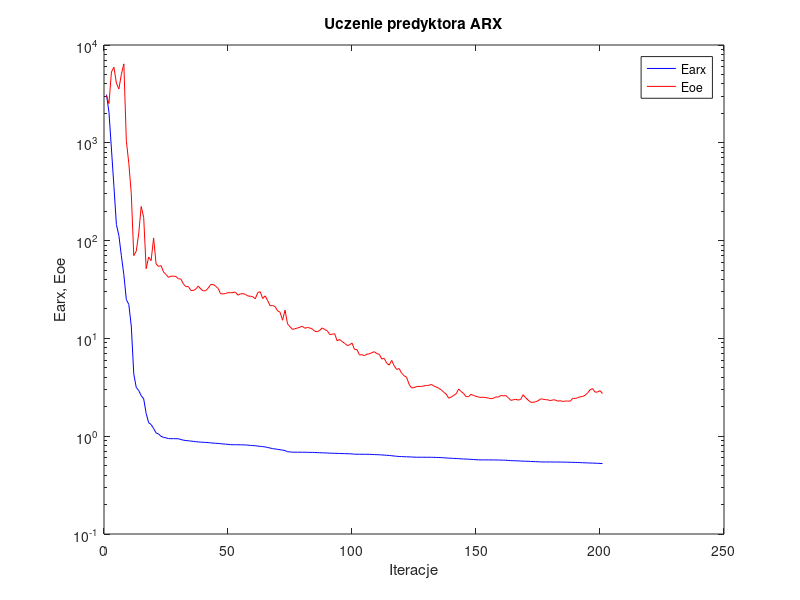
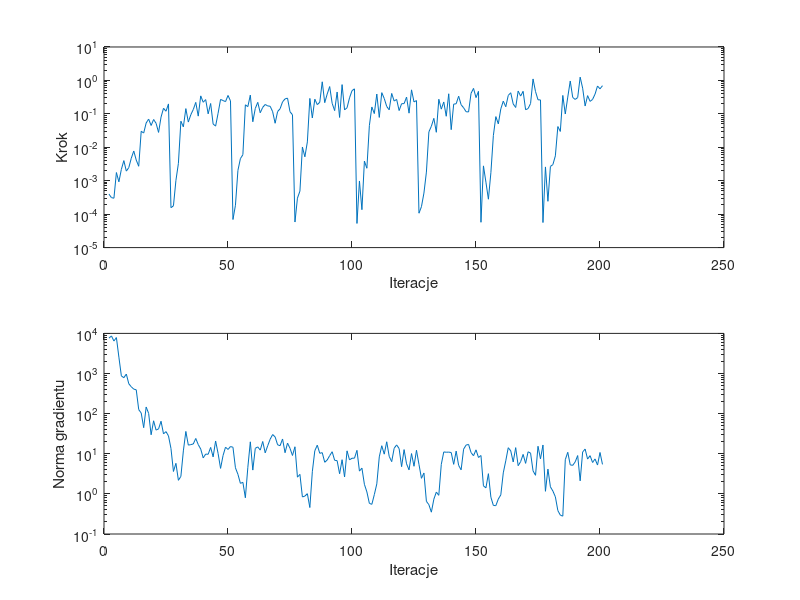

These figures' MATLAB source, in order:
%uczenie predyktora arx
clear all;
n=0; farx(n+1)=3.113344e+003; foe(n+1)=3.046102e+003; wspucz(n+1)=0.000000e+000; ng(n+1)=0.000000e+000;
%odnowa zmiennej metryki
n=1; farx(n+1)=2.056441e+003; foe(n+1)=2.516958e+003; krok(n+1)=3.970634e-004; ng(n+1)=7.609369e+003;
n=2; farx(n+1)=8.635531e+002; foe(n+1)=5.303352e+003; krok(n+1)=3.125285e-004; ng(n+1)=8.640762e+003;
n=3; farx(n+1)=3.580122e+002; foe(n+1)=5.928071e+003; krok(n+1)=2.996980e-004; ng(n+1)=6.457629e+003;
n=4; farx(n+1)=1.458922e+002; foe(n+1)=4.071364e+003; krok(n+1)=1.758026e-003; ng(n+1)=7.868446e+003;
n=5; farx(n+1)=1.127252e+002; foe(n+1)=3.550453e+003; krok(n+1)=9.272824e-004; ng(n+1)=2.559846e+003;
n=6; farx(n+1)=6.995182e+001; foe(n+1)=5.017422e+003; krok(n+1)=2.187783e-003; ng(n+1)=8.732959e+002;
n=7; farx(n+1)=4.485519e+001; foe(n+1)=6.414093e+003; krok(n+1)=3.995494e-003; ng(n+1)=7.861756e+002;
n=8; farx(n+1)=2.490747e+001; foe(n+1)=1.053862e+003; krok(n+1)=1.939254e-003; ng(n+1)=9.691438e+002;
n=9; farx(n+1)=2.227046e+001; foe(n+1)=6.163228e+002; krok(n+1)=2.469785e-003; ng(n+1)=5.538961e+002;
n=10; farx(n+1)=1.336964e+001; foe(n+1)=3.027291e+002; krok(n+1)=4.712379e-003; ng(n+1)=4.678148e+002;
n=11; farx(n+1)=4.337175e+000; foe(n+1)=7.025045e+001; krok(n+1)=7.739087e-003; ng(n+1)=4.081871e+002;
n=12; farx(n+1)=3.154873e+000; foe(n+1)=7.785490e+001; krok(n+1)=4.150488e-003; ng(n+1)=3.929564e+002;
n=13; farx(n+1)=2.929514e+000; foe(n+1)=1.188301e+002; krok(n+1)=2.707062e-003; ng(n+1)=1.259923e+002;
n=14; farx(n+1)=2.597111e+000; foe(n+1)=2.235008e+002; krok(n+1)=3.012318e-002; ng(n+1)=1.036504e+002;
n=15; farx(n+1)=2.410673e+000; foe(n+1)=1.727382e+002; krok(n+1)=2.667694e-002; ng(n+1)=4.468001e+001;
n=16; farx(n+1)=1.707289e+000; foe(n+1)=5.157006e+001; krok(n+1)=5.334988e-002; ng(n+1)=1.462879e+002;
n=17; farx(n+1)=1.374198e+000; foe(n+1)=6.800995e+001; krok(n+1)=6.963444e-002; ng(n+1)=1.014871e+002;
n=18; farx(n+1)=1.315493e+000; foe(n+1)=6.232854e+001; krok(n+1)=4.486659e-002; ng(n+1)=2.976596e+001;
n=19; farx(n+1)=1.198849e+000; foe(n+1)=1.065475e+002; krok(n+1)=6.776944e-002; ng(n+1)=6.634335e+001;
n=20; farx(n+1)=1.080658e+000; foe(n+1)=5.776933e+001; krok(n+1)=5.221283e-002; ng(n+1)=3.888224e+001;
n=21; farx(n+1)=1.053882e+000; foe(n+1)=5.441852e+001; krok(n+1)=2.788178e-002; ng(n+1)=4.165964e+001;
n=22; farx(n+1)=9.976321e-001; foe(n+1)=5.550559e+001; krok(n+1)=8.000730e-002; ng(n+1)=6.465336e+001;
n=23; farx(n+1)=9.729331e-001; foe(n+1)=4.777785e+001; krok(n+1)=1.472237e-001; ng(n+1)=3.131443e+001;
n=24; farx(n+1)=9.617523e-001; foe(n+1)=4.502218e+001; krok(n+1)=1.196783e-001; ng(n+1)=3.567324e+001;
n=25; farx(n+1)=9.456666e-001; foe(n+1)=4.210591e+001; krok(n+1)=1.981558e-001; ng(n+1)=2.786584e+001;
%odnowa zmiennej metryki
n=26; farx(n+1)=9.439127e-001; foe(n+1)=4.331311e+001; krok(n+1)=1.563635e-004; ng(n+1)=1.357001e+001;
n=27; farx(n+1)=9.437867e-001; foe(n+1)=4.327214e+001; krok(n+1)=1.775639e-004; ng(n+1)=3.616862e+000;
n=28; farx(n+1)=9.424625e-001; foe(n+1)=4.297363e+001; krok(n+1)=1.023857e-003; ng(n+1)=5.774775e+000;
n=29; farx(n+1)=9.416754e-001; foe(n+1)=4.064891e+001; krok(n+1)=3.303815e-003; ng(n+1)=2.177225e+000;
n=30; farx(n+1)=9.250516e-001; foe(n+1)=4.049314e+001; krok(n+1)=6.025298e-002; ng(n+1)=2.734268e+000;
n=31; farx(n+1)=9.106651e-001; foe(n+1)=3.613916e+001; krok(n+1)=4.086147e-002; ng(n+1)=1.180388e+001;
n=32; farx(n+1)=9.031197e-001; foe(n+1)=3.385748e+001; krok(n+1)=1.434696e-001; ng(n+1)=3.601948e+001;
n=33; farx(n+1)=8.987010e-001; foe(n+1)=3.392167e+001; krok(n+1)=5.680644e-002; ng(n+1)=1.641203e+001;
n=34; farx(n+1)=8.913984e-001; foe(n+1)=3.101440e+001; krok(n+1)=9.420590e-002; ng(n+1)=1.691382e+001;
n=35; farx(n+1)=8.867625e-001; foe(n+1)=3.089719e+001; krok(n+1)=1.347359e-001; ng(n+1)=1.753055e+001;
n=36; farx(n+1)=8.784644e-001; foe(n+1)=3.190437e+001; krok(n+1)=2.203117e-001; ng(n+1)=2.405708e+001;
n=37; farx(n+1)=8.748330e-001; foe(n+1)=3.433607e+001; krok(n+1)=8.554146e-002; ng(n+1)=1.693012e+001;
n=38; farx(n+1)=8.695920e-001; foe(n+1)=3.205011e+001; krok(n+1)=3.449807e-001; ng(n+1)=1.307686e+001;
n=39; farx(n+1)=8.668151e-001; foe(n+1)=3.062954e+001; krok(n+1)=2.224394e-001; ng(n+1)=7.903970e+000;
n=40; farx(n+1)=8.635467e-001; foe(n+1)=3.075887e+001; krok(n+1)=2.670983e-001; ng(n+1)=9.809456e+000;
n=41; farx(n+1)=8.611551e-001; foe(n+1)=3.263491e+001; krok(n+1)=1.000852e-001; ng(n+1)=9.702226e+000;
n=42; farx(n+1)=8.539811e-001; foe(n+1)=3.549454e+001; krok(n+1)=2.041642e-001; ng(n+1)=1.439370e+001;
n=43; farx(n+1)=8.503429e-001; foe(n+1)=3.563889e+001; krok(n+1)=4.981739e-002; ng(n+1)=8.358889e+000;
n=44; farx(n+1)=8.472731e-001; foe(n+1)=3.418753e+001; krok(n+1)=4.294671e-002; ng(n+1)=2.081035e+001;
n=45; farx(n+1)=8.432136e-001; foe(n+1)=3.251307e+001; krok(n+1)=1.041001e-001; ng(n+1)=1.021872e+001;
n=46; farx(n+1)=8.387633e-001; foe(n+1)=2.861733e+001; krok(n+1)=2.701916e-001; ng(n+1)=4.318431e+000;
n=47; farx(n+1)=8.330550e-001; foe(n+1)=2.853687e+001; krok(n+1)=2.503681e-001; ng(n+1)=9.023453e+000;
n=48; farx(n+1)=8.303195e-001; foe(n+1)=2.877505e+001; krok(n+1)=2.320583e-001; ng(n+1)=1.458994e+001;
n=49; farx(n+1)=8.253283e-001; foe(n+1)=2.937269e+001; krok(n+1)=3.550835e-001; ng(n+1)=1.280328e+001;
n=50; farx(n+1)=8.190153e-001; foe(n+1)=2.930464e+001; krok(n+1)=2.442288e-001; ng(n+1)=1.513396e+001;
%odnowa zmiennej metryki
n=51; farx(n+1)=8.184782e-001; foe(n+1)=2.939346e+001; krok(n+1)=6.918420e-005; ng(n+1)=1.453834e+001;
n=52; farx(n+1)=8.183339e-001; foe(n+1)=2.975680e+001; krok(n+1)=1.845902e-004; ng(n+1)=4.465055e+000;
n=53; farx(n+1)=8.175820e-001; foe(n+1)=2.766232e+001; krok(n+1)=2.038825e-003; ng(n+1)=3.074609e+000;
n=54; farx(n+1)=8.169333e-001; foe(n+1)=2.853819e+001; krok(n+1)=4.587536e-003; ng(n+1)=1.830561e+000;
n=55; farx(n+1)=8.161108e-001; foe(n+1)=2.872288e+001; krok(n+1)=5.999763e-003; ng(n+1)=1.937226e+000;
n=56; farx(n+1)=8.134981e-001; foe(n+1)=2.824226e+001; krok(n+1)=1.865458e-001; ng(n+1)=7.999015e-001;
n=57; farx(n+1)=8.104610e-001; foe(n+1)=2.715943e+001; krok(n+1)=1.643984e-001; ng(n+1)=4.597766e+000;
n=58; farx(n+1)=8.055787e-001; foe(n+1)=2.700055e+001; krok(n+1)=3.635836e-001; ng(n+1)=1.983344e+001;
n=59; farx(n+1)=8.020414e-001; foe(n+1)=2.668752e+001; krok(n+1)=5.801457e-002; ng(n+1)=3.918089e+000;
n=60; farx(n+1)=7.990410e-001; foe(n+1)=2.537052e+001; krok(n+1)=1.447238e-001; ng(n+1)=1.365979e+001;
n=61; farx(n+1)=7.927291e-001; foe(n+1)=2.947844e+001; krok(n+1)=2.210542e-001; ng(n+1)=1.484075e+001;
n=62; farx(n+1)=7.878002e-001; foe(n+1)=2.997856e+001; krok(n+1)=1.077557e-001; ng(n+1)=1.232766e+001;
n=63; farx(n+1)=7.821063e-001; foe(n+1)=2.557205e+001; krok(n+1)=1.566030e-001; ng(n+1)=2.021412e+001;
n=64; farx(n+1)=7.770674e-001; foe(n+1)=2.722064e+001; krok(n+1)=1.907753e-001; ng(n+1)=1.054842e+001;
n=65; farx(n+1)=7.656066e-001; foe(n+1)=2.427309e+001; krok(n+1)=1.728699e-001; ng(n+1)=1.580608e+001;
n=66; farx(n+1)=7.572106e-001; foe(n+1)=2.157619e+001; krok(n+1)=1.687792e-001; ng(n+1)=2.304798e+001;
n=67; farx(n+1)=7.462983e-001; foe(n+1)=2.166196e+001; krok(n+1)=1.160291e-001; ng(n+1)=3.013044e+001;
n=68; farx(n+1)=7.408825e-001; foe(n+1)=2.113602e+001; krok(n+1)=5.236098e-002; ng(n+1)=2.629461e+001;
n=69; farx(n+1)=7.343391e-001; foe(n+1)=1.914267e+001; krok(n+1)=1.171506e-001; ng(n+1)=1.673342e+001;
n=70; farx(n+1)=7.264626e-001; foe(n+1)=1.851516e+001; krok(n+1)=1.420169e-001; ng(n+1)=1.588716e+001;
n=71; farx(n+1)=7.211331e-001; foe(n+1)=1.533844e+001; krok(n+1)=2.286401e-001; ng(n+1)=2.334042e+001;
n=72; farx(n+1)=7.125865e-001; foe(n+1)=1.948628e+001; krok(n+1)=2.798246e-001; ng(n+1)=1.062158e+001;
n=73; farx(n+1)=6.940203e-001; foe(n+1)=1.407622e+001; krok(n+1)=2.953927e-001; ng(n+1)=1.844562e+001;
n=74; farx(n+1)=6.904068e-001; foe(n+1)=1.316577e+001; krok(n+1)=1.158784e-001; ng(n+1)=1.365394e+001;
n=75; farx(n+1)=6.869269e-001; foe(n+1)=1.237490e+001; krok(n+1)=9.363811e-002; ng(n+1)=9.064163e+000;
%odnowa zmiennej metryki
n=76; farx(n+1)=6.863162e-001; foe(n+1)=1.255255e+001; krok(n+1)=5.815705e-005; ng(n+1)=1.493509e+001;
n=77; farx(n+1)=6.862130e-001; foe(n+1)=1.277160e+001; krok(n+1)=3.019151e-004; ng(n+1)=2.611313e+000;
n=78; farx(n+1)=6.860078e-001; foe(n+1)=1.302974e+001; krok(n+1)=4.878389e-004; ng(n+1)=3.062851e+000;
n=79; farx(n+1)=6.856827e-001; foe(n+1)=1.330978e+001; krok(n+1)=1.019133e-002; ng(n+1)=8.381250e-001;
n=80; farx(n+1)=6.854608e-001; foe(n+1)=1.268998e+001; krok(n+1)=5.190450e-003; ng(n+1)=8.815483e-001;
n=81; farx(n+1)=6.847242e-001; foe(n+1)=1.294769e+001; krok(n+1)=1.450364e-002; ng(n+1)=1.010657e+000;
n=82; farx(n+1)=6.837587e-001; foe(n+1)=1.276935e+001; krok(n+1)=2.894475e-001; ng(n+1)=4.567507e-001;
n=83; farx(n+1)=6.827664e-001; foe(n+1)=1.246425e+001; krok(n+1)=7.533346e-002; ng(n+1)=3.566799e+000;
n=84; farx(n+1)=6.815877e-001; foe(n+1)=1.183130e+001; krok(n+1)=2.745822e-001; ng(n+1)=1.188588e+001;
n=85; farx(n+1)=6.797531e-001; foe(n+1)=1.170890e+001; krok(n+1)=1.886278e-001; ng(n+1)=1.635660e+001;
n=86; farx(n+1)=6.781335e-001; foe(n+1)=1.209821e+001; krok(n+1)=2.223238e-001; ng(n+1)=1.026692e+001;
n=87; farx(n+1)=6.758993e-001; foe(n+1)=1.280638e+001; krok(n+1)=9.094531e-001; ng(n+1)=1.065140e+001;
n=88; farx(n+1)=6.754520e-001; foe(n+1)=1.232174e+001; krok(n+1)=2.160660e-001; ng(n+1)=6.140038e+000;
n=89; farx(n+1)=6.732736e-001; foe(n+1)=1.200471e+001; krok(n+1)=3.916078e-001; ng(n+1)=6.990634e+000;
n=90; farx(n+1)=6.710828e-001; foe(n+1)=1.095735e+001; krok(n+1)=6.553300e-001; ng(n+1)=8.984504e+000;
n=91; farx(n+1)=6.694584e-001; foe(n+1)=1.101995e+001; krok(n+1)=2.064051e-001; ng(n+1)=1.122776e+001;
n=92; farx(n+1)=6.687117e-001; foe(n+1)=1.117184e+001; krok(n+1)=1.248173e-001; ng(n+1)=6.875174e+000;
n=93; farx(n+1)=6.673135e-001; foe(n+1)=9.457940e+000; krok(n+1)=4.500546e-001; ng(n+1)=6.726257e+000;
n=94; farx(n+1)=6.666811e-001; foe(n+1)=9.747883e+000; krok(n+1)=7.808311e-002; ng(n+1)=3.174580e+000;
n=95; farx(n+1)=6.643823e-001; foe(n+1)=9.280869e+000; krok(n+1)=7.491049e-001; ng(n+1)=7.107371e+000;
n=96; farx(n+1)=6.636394e-001; foe(n+1)=8.942674e+000; krok(n+1)=1.314138e-001; ng(n+1)=2.636268e+000;
n=97; farx(n+1)=6.621444e-001; foe(n+1)=8.484016e+000; krok(n+1)=1.520460e-001; ng(n+1)=1.182206e+001;
n=98; farx(n+1)=6.610892e-001; foe(n+1)=8.557118e+000; krok(n+1)=3.013338e-001; ng(n+1)=7.033305e+000;
n=99; farx(n+1)=6.590680e-001; foe(n+1)=8.978650e+000; krok(n+1)=4.930774e-001; ng(n+1)=7.737818e+000;
n=100; farx(n+1)=6.548936e-001; foe(n+1)=7.720759e+000; krok(n+1)=5.596492e-001; ng(n+1)=7.762385e+000;
%odnowa zmiennej metryki
n=101; farx(n+1)=6.545143e-001; foe(n+1)=7.677547e+000; krok(n+1)=5.275049e-005; ng(n+1)=1.215913e+001;
n=102; farx(n+1)=6.539027e-001; foe(n+1)=6.788228e+000; krok(n+1)=9.824964e-004; ng(n+1)=3.696737e+000;
n=103; farx(n+1)=6.537961e-001; foe(n+1)=6.811548e+000; krok(n+1)=1.360048e-004; ng(n+1)=4.378090e+000;
n=104; farx(n+1)=6.533146e-001; foe(n+1)=6.658506e+000; krok(n+1)=3.858127e-003; ng(n+1)=1.731451e+000;
n=105; farx(n+1)=6.531734e-001; foe(n+1)=6.897584e+000; krok(n+1)=2.361852e-003; ng(n+1)=1.119591e+000;
n=106; farx(n+1)=6.524953e-001; foe(n+1)=6.956121e+000; krok(n+1)=4.446078e-002; ng(n+1)=5.803807e-001;
n=107; farx(n+1)=6.506205e-001; foe(n+1)=7.137184e+000; krok(n+1)=1.607119e-001; ng(n+1)=5.489732e-001;
n=108; farx(n+1)=6.487938e-001; foe(n+1)=7.313505e+000; krok(n+1)=1.019433e-001; ng(n+1)=9.595101e-001;
n=109; farx(n+1)=6.470527e-001; foe(n+1)=6.989615e+000; krok(n+1)=3.912500e-001; ng(n+1)=1.775860e+000;
n=110; farx(n+1)=6.460005e-001; foe(n+1)=6.887936e+000; krok(n+1)=7.822596e-002; ng(n+1)=8.372440e+000;
n=111; farx(n+1)=6.432255e-001; foe(n+1)=6.161983e+000; krok(n+1)=4.306047e-001; ng(n+1)=1.586128e+001;
n=112; farx(n+1)=6.408977e-001; foe(n+1)=6.255666e+000; krok(n+1)=2.883317e-001; ng(n+1)=9.771854e+000;
n=113; farx(n+1)=6.374828e-001; foe(n+1)=5.586989e+000; krok(n+1)=1.659775e-001; ng(n+1)=1.989830e+001;
n=114; farx(n+1)=6.359786e-001; foe(n+1)=5.339146e+000; krok(n+1)=1.320406e-001; ng(n+1)=8.624654e+000;
n=115; farx(n+1)=6.313649e-001; foe(n+1)=5.964512e+000; krok(n+1)=4.081488e-001; ng(n+1)=6.356559e+000;
n=116; farx(n+1)=6.270942e-001; foe(n+1)=5.250484e+000; krok(n+1)=2.418297e-001; ng(n+1)=1.371420e+001;
n=117; farx(n+1)=6.235331e-001; foe(n+1)=4.812870e+000; krok(n+1)=2.701727e-001; ng(n+1)=1.661876e+001;
n=118; farx(n+1)=6.205414e-001; foe(n+1)=4.919601e+000; krok(n+1)=1.254000e-001; ng(n+1)=1.344817e+001;
n=119; farx(n+1)=6.191533e-001; foe(n+1)=4.411787e+000; krok(n+1)=2.012417e-001; ng(n+1)=4.763095e+000;
n=120; farx(n+1)=6.169865e-001; foe(n+1)=4.151787e+000; krok(n+1)=2.022243e-001; ng(n+1)=1.269715e+001;
n=121; farx(n+1)=6.157639e-001; foe(n+1)=4.014463e+000; krok(n+1)=3.169310e-001; ng(n+1)=5.608446e+000;
n=122; farx(n+1)=6.147067e-001; foe(n+1)=3.399543e+000; krok(n+1)=1.048915e-001; ng(n+1)=3.967244e+000;
n=123; farx(n+1)=6.127801e-001; foe(n+1)=3.115604e+000; krok(n+1)=5.223159e-001; ng(n+1)=1.010978e+001;
n=124; farx(n+1)=6.112512e-001; foe(n+1)=3.136377e+000; krok(n+1)=2.272257e-001; ng(n+1)=4.878334e+000;
n=125; farx(n+1)=6.096789e-001; foe(n+1)=3.213271e+000; krok(n+1)=2.497735e-001; ng(n+1)=1.223671e+001;
%odnowa zmiennej metryki
n=126; farx(n+1)=6.095495e-001; foe(n+1)=3.234349e+000; krok(n+1)=1.067522e-004; ng(n+1)=5.441071e+000;
n=127; farx(n+1)=6.095095e-001; foe(n+1)=3.227959e+000; krok(n+1)=1.673718e-004; ng(n+1)=2.443938e+000;
n=128; farx(n+1)=6.093097e-001; foe(n+1)=3.266447e+000; krok(n+1)=4.261938e-004; ng(n+1)=3.314838e+000;
n=129; farx(n+1)=6.092856e-001; foe(n+1)=3.302016e+000; krok(n+1)=1.812955e-003; ng(n+1)=6.528357e-001;
n=130; farx(n+1)=6.090074e-001; foe(n+1)=3.310988e+000; krok(n+1)=2.900728e-002; ng(n+1)=5.375455e-001;
n=131; farx(n+1)=6.088403e-001; foe(n+1)=3.387756e+000; krok(n+1)=4.254539e-002; ng(n+1)=3.500497e-001;
n=132; farx(n+1)=6.076072e-001; foe(n+1)=3.252785e+000; krok(n+1)=7.338628e-002; ng(n+1)=7.364778e-001;
n=133; farx(n+1)=6.071980e-001; foe(n+1)=3.191506e+000; krok(n+1)=2.811708e-002; ng(n+1)=1.108204e+000;
n=134; farx(n+1)=6.053396e-001; foe(n+1)=3.088888e+000; krok(n+1)=2.733592e-001; ng(n+1)=9.204582e-001;
n=135; farx(n+1)=6.041961e-001; foe(n+1)=2.982445e+000; krok(n+1)=1.383770e-001; ng(n+1)=5.425020e+000;
n=136; farx(n+1)=6.013820e-001; foe(n+1)=2.812578e+000; krok(n+1)=2.268451e-001; ng(n+1)=1.109776e+001;
n=137; farx(n+1)=5.998167e-001; foe(n+1)=2.691376e+000; krok(n+1)=8.472165e-002; ng(n+1)=1.091504e+001;
n=138; farx(n+1)=5.960526e-001; foe(n+1)=2.447243e+000; krok(n+1)=3.985391e-001; ng(n+1)=1.099063e+001;
n=139; farx(n+1)=5.954681e-001; foe(n+1)=2.513952e+000; krok(n+1)=3.368398e-002; ng(n+1)=1.073763e+001;
n=140; farx(n+1)=5.930653e-001; foe(n+1)=2.611968e+000; krok(n+1)=1.951976e-001; ng(n+1)=5.449137e+000;
n=141; farx(n+1)=5.912898e-001; foe(n+1)=2.713749e+000; krok(n+1)=2.002215e-001; ng(n+1)=1.165155e+001;
n=142; farx(n+1)=5.891604e-001; foe(n+1)=3.037826e+000; krok(n+1)=3.374549e-001; ng(n+1)=5.119579e+000;
n=143; farx(n+1)=5.869343e-001; foe(n+1)=2.868205e+000; krok(n+1)=1.872762e-001; ng(n+1)=3.976625e+000;
n=144; farx(n+1)=5.851744e-001; foe(n+1)=2.730564e+000; krok(n+1)=1.522124e-001; ng(n+1)=1.300925e+001;
n=145; farx(n+1)=5.834326e-001; foe(n+1)=2.538364e+000; krok(n+1)=1.160291e-001; ng(n+1)=1.643291e+001;
n=146; farx(n+1)=5.825811e-001; foe(n+1)=2.536626e+000; krok(n+1)=1.138873e-001; ng(n+1)=1.711453e+001;
n=147; farx(n+1)=5.798967e-001; foe(n+1)=2.681129e+000; krok(n+1)=4.110512e-001; ng(n+1)=1.071103e+001;
n=148; farx(n+1)=5.776226e-001; foe(n+1)=2.607934e+000; krok(n+1)=5.772243e-001; ng(n+1)=8.929260e+000;
n=149; farx(n+1)=5.753109e-001; foe(n+1)=2.557450e+000; krok(n+1)=3.064368e-001; ng(n+1)=1.252581e+001;
n=150; farx(n+1)=5.728986e-001; foe(n+1)=2.515244e+000; krok(n+1)=4.714530e-001; ng(n+1)=8.079111e+000;
%odnowa zmiennej metryki
n=151; farx(n+1)=5.727283e-001; foe(n+1)=2.492677e+000; krok(n+1)=5.720244e-005; ng(n+1)=9.046682e+000;
n=152; farx(n+1)=5.724161e-001; foe(n+1)=2.501895e+000; krok(n+1)=2.778799e-003; ng(n+1)=1.587087e+000;
n=153; farx(n+1)=5.723590e-001; foe(n+1)=2.477922e+000; krok(n+1)=9.053002e-004; ng(n+1)=1.413179e+000;
n=154; farx(n+1)=5.722620e-001; foe(n+1)=2.453974e+000; krok(n+1)=2.801236e-004; ng(n+1)=3.189291e+000;
n=155; farx(n+1)=5.722223e-001; foe(n+1)=2.418979e+000; krok(n+1)=1.737807e-003; ng(n+1)=8.259710e-001;
n=156; farx(n+1)=5.719903e-001; foe(n+1)=2.441555e+000; krok(n+1)=2.243330e-002; ng(n+1)=5.152285e-001;
n=157; farx(n+1)=5.714934e-001; foe(n+1)=2.521847e+000; krok(n+1)=8.277891e-002; ng(n+1)=5.085439e-001;
n=158; farx(n+1)=5.707232e-001; foe(n+1)=2.509652e+000; krok(n+1)=5.003902e-002; ng(n+1)=7.443558e-001;
n=159; farx(n+1)=5.698372e-001; foe(n+1)=2.608070e+000; krok(n+1)=1.409038e-001; ng(n+1)=9.450841e-001;
n=160; farx(n+1)=5.689420e-001; foe(n+1)=2.584085e+000; krok(n+1)=2.401907e-001; ng(n+1)=3.344937e+000;
n=161; farx(n+1)=5.681913e-001; foe(n+1)=2.603646e+000; krok(n+1)=1.630613e-001; ng(n+1)=6.655914e+000;
n=162; farx(n+1)=5.655930e-001; foe(n+1)=2.478603e+000; krok(n+1)=3.550835e-001; ng(n+1)=1.415483e+001;
n=163; farx(n+1)=5.626150e-001; foe(n+1)=2.326725e+000; krok(n+1)=4.275922e-001; ng(n+1)=1.183131e+001;
n=164; farx(n+1)=5.616892e-001; foe(n+1)=2.353688e+000; krok(n+1)=1.981883e-001; ng(n+1)=6.249807e+000;
n=165; farx(n+1)=5.607322e-001; foe(n+1)=2.387892e+000; krok(n+1)=1.548452e-001; ng(n+1)=1.420861e+001;
n=166; farx(n+1)=5.587571e-001; foe(n+1)=2.339468e+000; krok(n+1)=4.803814e-001; ng(n+1)=5.041915e+000;
n=167; farx(n+1)=5.577381e-001; foe(n+1)=2.376546e+000; krok(n+1)=3.403631e-001; ng(n+1)=6.370615e+000;
n=168; farx(n+1)=5.557836e-001; foe(n+1)=2.656683e+000; krok(n+1)=4.726961e-001; ng(n+1)=9.638954e+000;
n=169; farx(n+1)=5.548033e-001; foe(n+1)=2.473003e+000; krok(n+1)=1.328156e-001; ng(n+1)=5.761108e+000;
n=170; farx(n+1)=5.536451e-001; foe(n+1)=2.344466e+000; krok(n+1)=1.438191e-001; ng(n+1)=1.120653e+001;
n=171; farx(n+1)=5.525894e-001; foe(n+1)=2.227015e+000; krok(n+1)=2.032965e-001; ng(n+1)=1.036468e+001;
n=172; farx(n+1)=5.505509e-001; foe(n+1)=2.218741e+000; krok(n+1)=1.107016e+000; ng(n+1)=3.753747e+000;
n=173; farx(n+1)=5.493203e-001; foe(n+1)=2.251605e+000; krok(n+1)=4.635137e-001; ng(n+1)=2.905290e+000;
n=174; farx(n+1)=5.476965e-001; foe(n+1)=2.297462e+000; krok(n+1)=2.635881e-001; ng(n+1)=1.537819e+001;
n=175; farx(n+1)=5.457982e-001; foe(n+1)=2.405929e+000; krok(n+1)=2.609695e-001; ng(n+1)=7.464608e+000;
%odnowa zmiennej metryki
n=176; farx(n+1)=5.453007e-001; foe(n+1)=2.392188e+000; krok(n+1)=5.618497e-005; ng(n+1)=1.653304e+001;
n=177; farx(n+1)=5.451956e-001; foe(n+1)=2.363635e+000; krok(n+1)=2.586841e-003; ng(n+1)=1.159868e+000;
n=178; farx(n+1)=5.450490e-001; foe(n+1)=2.354709e+000; krok(n+1)=2.425061e-004; ng(n+1)=4.149480e+000;
n=179; farx(n+1)=5.448166e-001; foe(n+1)=2.304015e+000; krok(n+1)=2.677949e-003; ng(n+1)=1.497738e+000;
n=180; farx(n+1)=5.446868e-001; foe(n+1)=2.354733e+000; krok(n+1)=3.032635e-003; ng(n+1)=1.176820e+000;
n=181; farx(n+1)=5.445239e-001; foe(n+1)=2.347406e+000; krok(n+1)=5.548179e-003; ng(n+1)=8.455565e-001;
n=182; farx(n+1)=5.442834e-001; foe(n+1)=2.279846e+000; krok(n+1)=4.171530e-002; ng(n+1)=3.843429e-001;
n=183; farx(n+1)=5.441999e-001; foe(n+1)=2.308887e+000; krok(n+1)=2.977641e-002; ng(n+1)=2.945884e-001;
n=184; farx(n+1)=5.431653e-001; foe(n+1)=2.266390e+000; krok(n+1)=3.556863e-001; ng(n+1)=2.788685e-001;
n=185; farx(n+1)=5.427559e-001; foe(n+1)=2.288697e+000; krok(n+1)=9.907791e-002; ng(n+1)=7.104305e+000;
n=186; farx(n+1)=5.420207e-001; foe(n+1)=2.286309e+000; krok(n+1)=3.167854e-001; ng(n+1)=1.088441e+001;
n=187; farx(n+1)=5.412194e-001; foe(n+1)=2.280681e+000; krok(n+1)=9.603842e-001; ng(n+1)=5.284386e+000;
n=188; farx(n+1)=5.401832e-001; foe(n+1)=2.439527e+000; krok(n+1)=3.091015e-001; ng(n+1)=5.139844e+000;
n=189; farx(n+1)=5.394135e-001; foe(n+1)=2.434014e+000; krok(n+1)=2.701916e-001; ng(n+1)=6.286177e+000;
n=190; farx(n+1)=5.388395e-001; foe(n+1)=2.472487e+000; krok(n+1)=3.075863e-001; ng(n+1)=9.020141e+000;
n=191; farx(n+1)=5.370191e-001; foe(n+1)=2.529021e+000; krok(n+1)=1.252500e+000; ng(n+1)=2.116835e+000;
n=192; farx(n+1)=5.354910e-001; foe(n+1)=2.548650e+000; krok(n+1)=5.872046e-001; ng(n+1)=1.106214e+001;
n=193; farx(n+1)=5.344922e-001; foe(n+1)=2.625516e+000; krok(n+1)=1.717868e-001; ng(n+1)=1.310835e+001;
n=194; farx(n+1)=5.332395e-001; foe(n+1)=2.767287e+000; krok(n+1)=3.505976e-001; ng(n+1)=7.367843e+000;
n=195; farx(n+1)=5.321770e-001; foe(n+1)=2.981307e+000; krok(n+1)=2.357265e-001; ng(n+1)=8.965948e+000;
n=196; farx(n+1)=5.310230e-001; foe(n+1)=3.067218e+000; krok(n+1)=2.701916e-001; ng(n+1)=6.062868e+000;
n=197; farx(n+1)=5.300977e-001; foe(n+1)=2.823915e+000; krok(n+1)=3.885953e-001; ng(n+1)=7.422720e+000;
n=198; farx(n+1)=5.286859e-001; foe(n+1)=2.824870e+000; krok(n+1)=6.809733e-001; ng(n+1)=5.232339e+000;
n=199; farx(n+1)=5.267530e-001; foe(n+1)=2.925267e+000; krok(n+1)=5.600723e-001; ng(n+1)=1.076419e+001;
n=200; farx(n+1)=5.248839e-001; foe(n+1)=2.731990e+000; krok(n+1)=6.954939e-001; ng(n+1)=5.432772e+000;

figure; semilogy(farx,'b'); hold on; semilogy(foe,'r'); xlabel('Iteracje'); ylabel('Earx, Eoe'); legend('Earx','Eoe'); title('Uczenie predyktora ARX');
figure; subplot(2,1,1); semilogy(krok); xlabel('Iteracje'); ylabel('Krok');
subplot(2,1,2); semilogy(ng); xlabel('Iteracje'); ylabel('Norma gradientu');
Earx=farx(n+1)
Eoe=foe(n+1)
